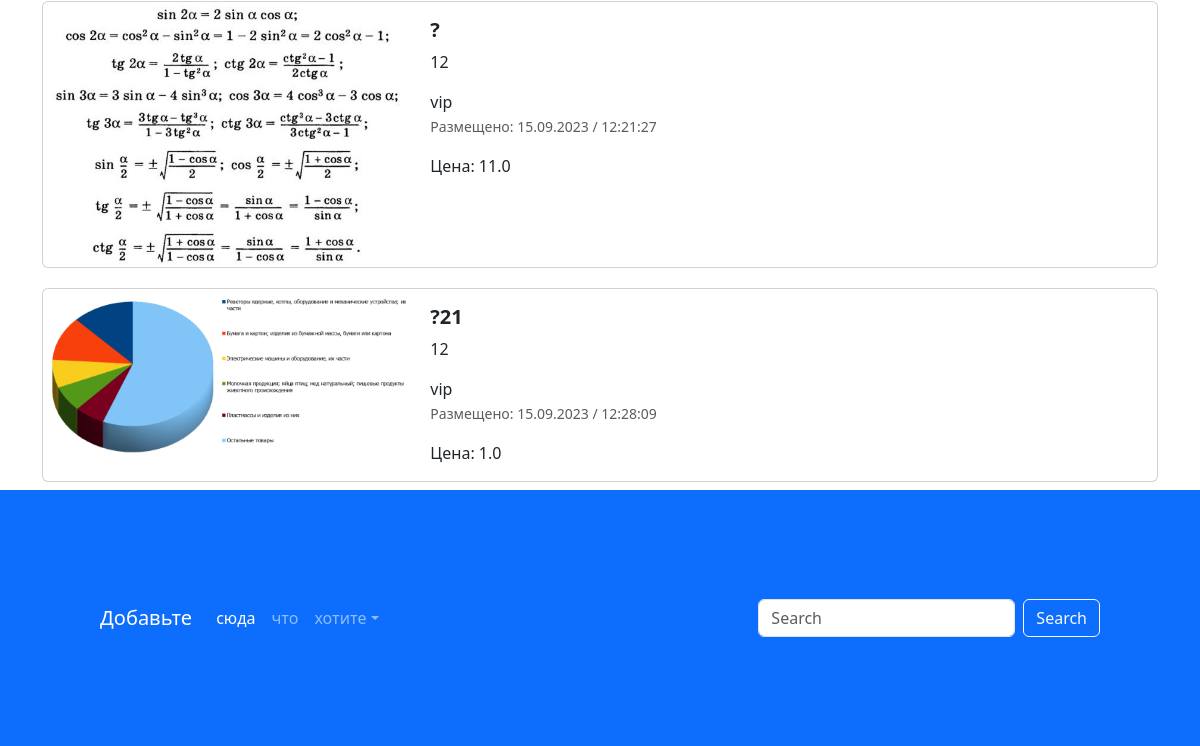
Before: / (lower part) with the older database file.
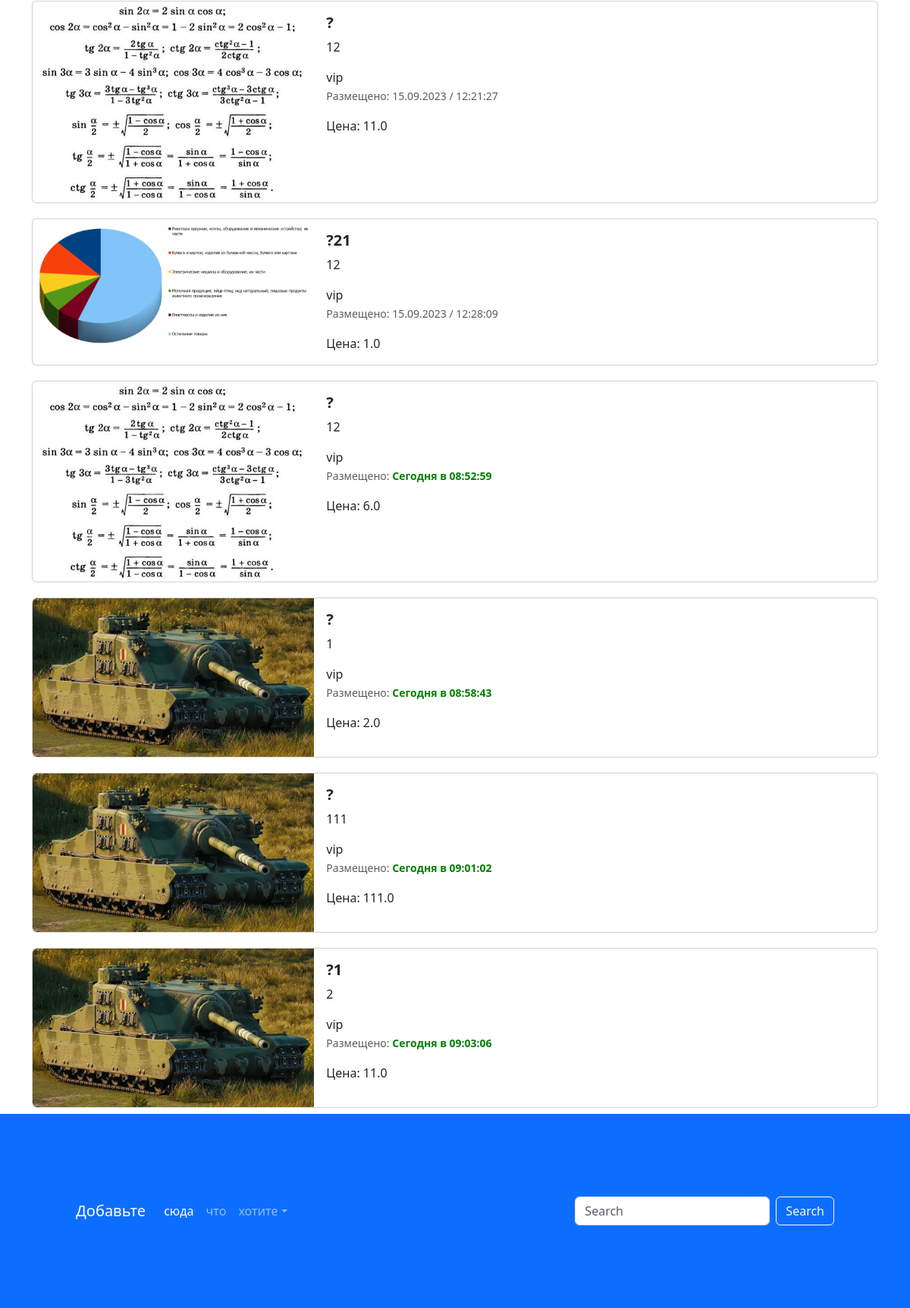
After: the same page with the newer database file.
### app_advertisment/models.py (models this page shows, shortened)
class Advertisement(models.Model):
    image = models.ImageField("Изображение", upload_to="media/",blank=True, null=True)
    title = models.CharField("Заговолок", max_length=180)
    description = models.TextField("Описание")
    authors = models.ForeignKey(to=User, on_delete=models.CASCADE)
    created_at = models.DateTimeField(auto_now_add=True)
    updated_at = models.DateTimeField(auto_now=True)
    price = models.FloatField("Цена")
    auction = models.BooleanField("Торг", default=False)
    @admin.display(description='дата создания')
    def created_date(self):
        if self.created_at.date() == timezone.now().date():
            created_time = self.created_at.time().strftime("%H:%M:%S")
            return html.format_html(
                '<span style="color: green; font-weight: bold;">Сегодня в {}</span>', created_time
            )
        return self.created_at.strftime("%d.%m.%Y / %H:%M:%S")

### app_advertisment/views.py (the view)
# urls.py: path('', index, name= "main-page"),
def index(request):
    advertisment_list = Advertisement.objects.all()
    context = {"advertisements": advertisment_list}
    return render(request,'index.html', context=context)

### templates/index.html (shortened to what this page needs)
<!DOCTYPE html>
{% extends 'base.html' %}
{% load static %}
{% block content %}
<div class="container">
  <div class="col">
    {% for adv in advertisements %}
    <div class="card mb-2" style="max-width: 1200px; margin-top: 20px;">
      <div class="row g-0">
        <div class="col-md-4">
          <a href="{% url 'advertisement'%}" class="nav-link">
            <img
                    src="{% if adv.image %} {{ adv.image.url }} {% else %} { adv.png } {% endif %}"
                    class="img-fluid rounded-start"
                    alt="Card title">
          </a>
        </div>
        <div class="col-md-8">
          <div class="card-body">
            <h5 class="card-title">
              <a href="{% url 'advertisement'%}" class="nav-link"><strong>{{adv.title}}</strong></a>
            </h5>
            <a href="{% url 'advertisement'%}" class="nav-link">
              <p class="card-text">
                {{adv.description}}
              </p>
              <span>{{adv.authors}}</span>
              <p class="card-text"><small class="text-muted">Размещено: {{adv.created_date}}</small></p>
              <span>Цена: {{ adv.price }}</span>
            </a>
          </div>
        </div>
      </div>
    </div>
    {% endfor %}
  </div>
</div>
<footer style="padding: 100px;" class="bg-primary">
  <nav class="navbar navbar-expand-sm navbar-dark">
    <a class="navbar-brand" href="{% url 'oktotorp'%}">Добавьте</a>
    <div class="collapse navbar-collapse" id="collapsibleNavId">
      <ul class="navbar-nav me-auto mt-2 mt-lg-0">
        <li class="nav-item">
          <a class="nav-link active" href="{% url 'oktotorp'%}" aria-current="page">сюда</a>
        </li>
        <li class="nav-item">
          <a class="nav-link" href="{% url 'oktotorp'%}">что</a>
        </li>
        <li class="nav-item dropdown">
          <a class="nav-link dropdown-toggle" href="{% url 'oktotorp'%}" id="dropdownId" data-bs-toggle="dropdown" aria-haspopup="true"
             aria-expanded="false">хотите</a>
        </li>
      </ul>
      <form class="d-flex my-2 my-lg-0">
        <input class="form-control me-sm-2" type="text" placeholder="Search">
        <button class="btn btn-outline-light my-2 my-sm-0" type="submit">Search</button>
      </form>
    </div>
  </nav>
</footer>
{% endblock %}

### templates/base.html (shortened to what this page needs)
<!DOCTYPE html>
<html>
{% load static %}
    <head>
    <link href="{% static 'css/bootstrap.min.css' %}" rel="stylesheet">
    <link rel="stylesheet" href="{% static 'css/fontello.css'%}">
    </head>
    <body>
            {% block content %}
            {% endblock %}
    </body>
</html>

Changed rows visible on the page:
added Advertisement: image (picture), title "?", description "12", authors "vip", created_date "Сегодня в 08:52:59", price "6.0"
added Advertisement: image (picture), title "?", description "1", authors "vip", created_date "Сегодня в 08:58:43", price "2.0"
added Advertisement: image (picture), title "?", description "111", authors "vip", created_date "Сегодня в 09:01:02", price "111.0"
added Advertisement: image (picture), title "?1", description "2", authors "vip", created_date "Сегодня в 09:03:06", price "11.0"
